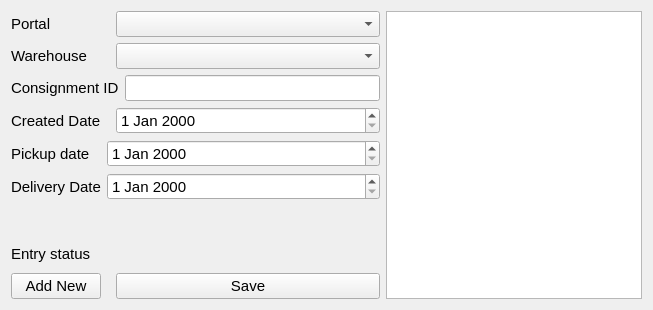
<?xml version="1.0" encoding="UTF-8"?>
<ui version="4.0">
 <class>Form</class>
 <widget class="QWidget" name="Form">
  <property name="geometry">
   <rect>
    <x>0</x>
    <y>0</y>
    <width>653</width>
    <height>310</height>
   </rect>
  </property>
  <property name="font">
   <font>
    <pointsize>11</pointsize>
   </font>
  </property>
  <property name="windowTitle">
   <string>Add Consignment</string>
  </property>
  <layout class="QGridLayout" name="gridLayout">
   <item row="0" column="2" colspan="2">
    <widget class="QComboBox" name="portal_combo_box"/>
   </item>
   <item row="3" column="2" colspan="2">
    <widget class="QDateEdit" name="created_date">
     <property name="calendarPopup">
      <bool>false</bool>
     </property>
    </widget>
   </item>
   <item row="5" column="0">
    <widget class="QLabel" name="delivery_date_label">
     <property name="text">
      <string>Delivery Date</string>
     </property>
    </widget>
   </item>
   <item row="2" column="3">
    <widget class="QLineEdit" name="consignment_value"/>
   </item>
   <item row="3" column="0" colspan="2">
    <widget class="QLabel" name="label_3">
     <property name="text">
      <string>Created Date</string>
     </property>
    </widget>
   </item>
   <item row="0" column="4" rowspan="9">
    <widget class="QTableWidget" name="sku_sql_table">
     <property name="rowCount">
      <number>0</number>
     </property>
    </widget>
   </item>
   <item row="4" column="0">
    <widget class="QLabel" name="label_4">
     <property name="text">
      <string>Pickup date</string>
     </property>
    </widget>
   </item>
   <item row="1" column="2" colspan="2">
    <widget class="QComboBox" name="warehouse_combo_box"/>
   </item>
   <item row="0" column="0">
    <widget class="QLabel" name="label_2">
     <property name="text">
      <string>Portal</string>
     </property>
    </widget>
   </item>
   <item row="2" column="0" colspan="3">
    <widget class="QLabel" name="label">
     <property name="text">
      <string>Consignment ID</string>
     </property>
    </widget>
   </item>
   <item row="5" column="1" colspan="3">
    <widget class="QDateEdit" name="delivery_date"/>
   </item>
   <item row="7" column="0" colspan="4">
    <widget class="QLabel" name="status_label">
     <property name="text">
      <string>Entry status</string>
     </property>
    </widget>
   </item>
   <item row="1" column="0">
    <widget class="QLabel" name="label_5">
     <property name="text">
      <string>Warehouse</string>
     </property>
    </widget>
   </item>
   <item row="4" column="1" colspan="3">
    <widget class="QDateEdit" name="pickup_date">
     <property name="calendarPopup">
      <bool>false</bool>
     </property>
    </widget>
   </item>
   <item row="8" column="0">
    <widget class="QPushButton" name="new_button">
     <property name="text">
      <string>Add New</string>
     </property>
    </widget>
   </item>
   <item row="8" column="2" colspan="2">
    <widget class="QPushButton" name="save_button">
     <property name="maximumSize">
      <size>
       <width>500</width>
       <height>16777215</height>
      </size>
     </property>
     <property name="text">
      <string>Save</string>
     </property>
    </widget>
   </item>
  </layout>
 </widget>
 <resources/>
 <connections/>
</ui>
